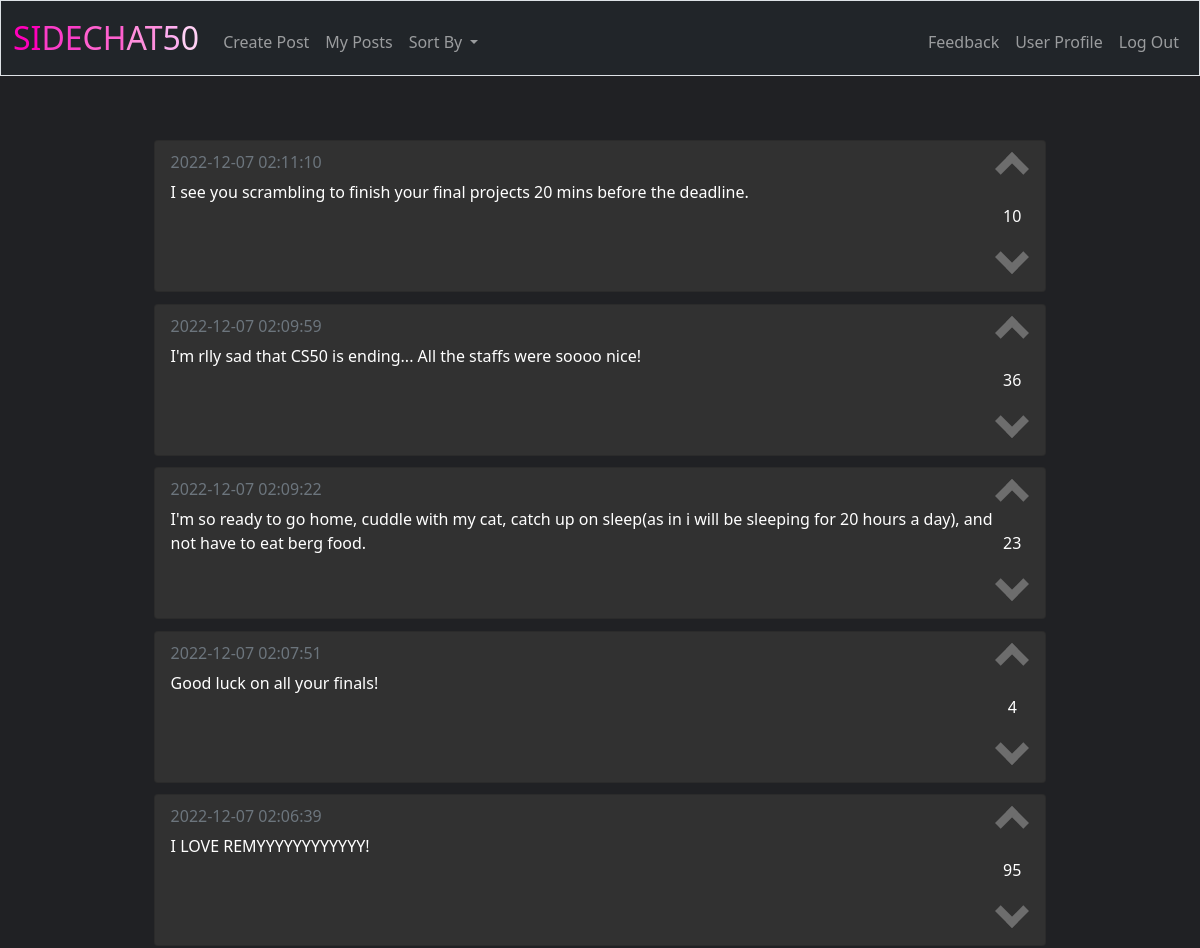
Page / (signed in, upper part) on the earlier database version.
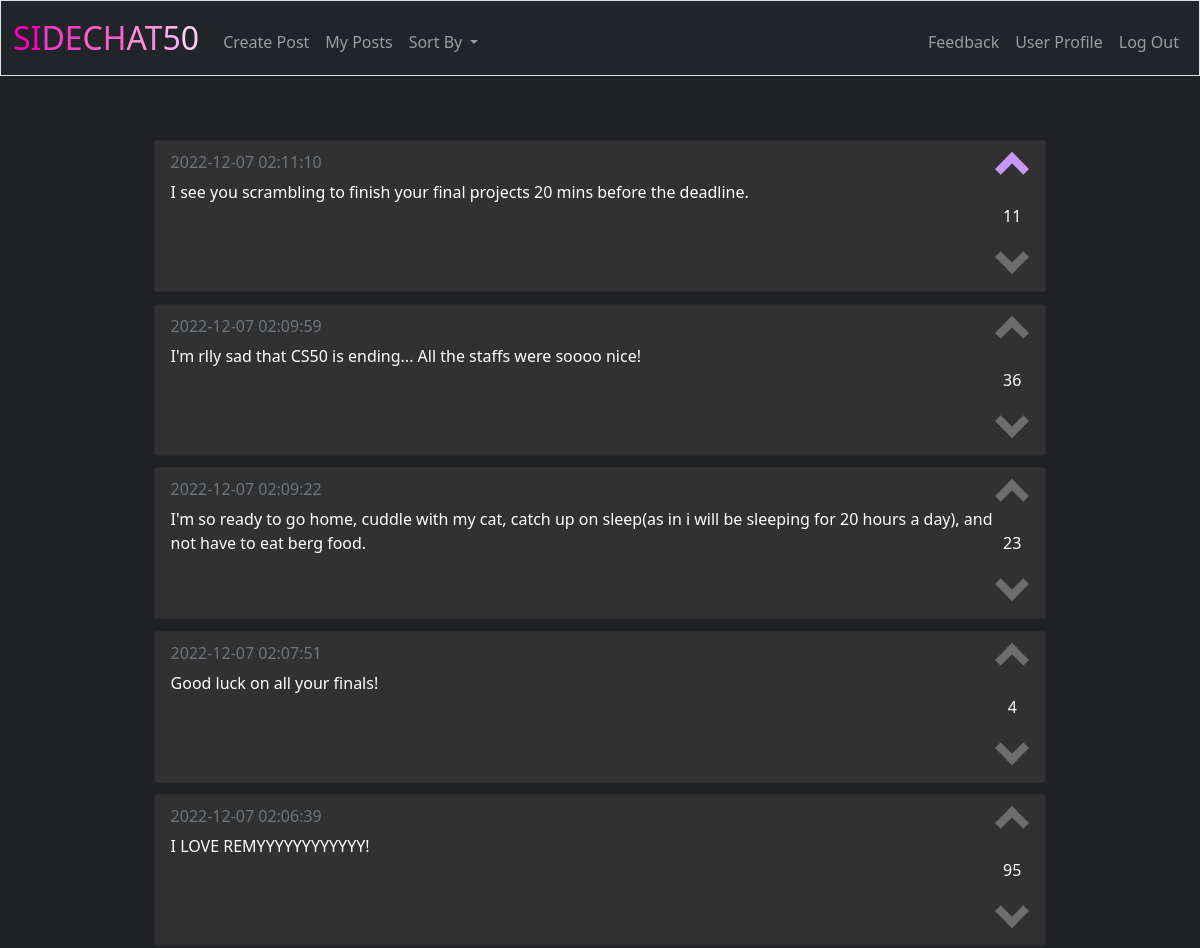
Same page on the later database version.
### tables this page shows
CREATE TABLE posts (id INTEGER PRIMARY KEY AUTOINCREMENT NOT NULL, user_id INTEGER NOT NULL, post TEXT NOT NULL, 'time' DATETIME NOT NULL DEFAULT CURRENT_TIMESTAMP, likes INTEGER NOT NULL DEFAULT(0), FOREIGN KEY(user_id) REFERENCES users(id));

### app.py (the view)
@app.route("/")
@login_required
def index():
    id = session["user_id"]
    posts = db.execute("SELECT * FROM posts ORDER BY time DESC")
    liked = db.execute("SELECT post_id FROM liked WHERE user_id = ?", id)
    disliked = db.execute("SELECT post_id FROM disliked WHERE user_id = ?", id)
    likes = []
    dislikes = []
    for post in liked:
        likes.append(post["post_id"])
    for post in disliked:
        dislikes.append(post["post_id"])
    return render_template("index.html", posts=posts, likes=likes, dislikes=dislikes)

### app.py (called while the page is built)
@app.after_request
def after_request(response):
    response.headers["Cache-Control"] = "no-cache, no-store, must-revalidate"
    response.headers["Expires"] = 0
    response.headers["Pragma"] = "no-cache"
    return response

### helpers.py (called while the page is built)
def login_required(f):
    @wraps(f)
    def decorated_function(*args, **kwargs):
        if session.get("user_id") is None:
            return redirect("/login")
        return f(*args, **kwargs)
    return decorated_function

### templates/index.html (shortened to what this page needs)
{% extends "layout.html" %}
{% block main %}
<div class="container">
    {% for post in posts %}
    <div class="card">
        <div class="card-body" style="display: block;">
            <div class="split-left">
                <h6 class="card-subtitle mb-2 text-muted" style="text-align: left; color: rgb(201, 201, 201);">{{ post["time"] }}</h6>
                <p class="card-text" style="text-align: left;">{{ post["post"] }}</p>
            </div>
            <div class="split-right">
                {% if post["id"] in likes %}
                <span onclick="like({{post.id}}, {{session['user_id']}})" id="like{{post.id}}" class="arrow up on "></span>
                {% else %}
                <span onclick="like({{post.id}}, {{session['user_id']}})" id="like{{post.id}}" class="arrow up"></span>
                {% endif %}
                <div id="counter{{post.id}}" style="margin-top: 50%; margin-bottom: 50%;">{{ post["likes"] }}</div>
                {% if post["id"] in dislikes %}
                <span onclick="dislike({{post.id}}, {{session['user_id']}})" id="dislike{{post.id}}" class="arrow down on"></span>
                {% else %}
                <span onclick="dislike({{post.id}}, {{session['user_id']}})" id="dislike{{post.id}}" class="arrow down"></span>
                {% endif %}
            </div>
        </div>
    </div>
    {% endfor %}
</div>
{% endblock %}

### templates/layout.html (shortened to what this page needs)
<!DOCTYPE html>
<html lang="en">
    <head>
        <link href="https://cdn.jsdelivr.net/npm/bootstrap@5.1.3/dist/css/bootstrap.min.css" rel="stylesheet">
        <link href="/static/styles.css" rel="stylesheet">
    </head>
    <body>
        <nav class="sticky-top bg-dark border navbar navbar-expand-md navbar-dark">
            <div class="container-fluid">
                <a class="navbar-brand" href="/"><span class="dark">SI</span><span class="pink">DE</span><span class="light-pink">CH</span><span class="lighter">AT</span><span class="light">5</span><span class="lightest">0</span></a>
                <div class="collapse navbar-collapse" id="navbar">
                    {% if session["user_id"] %}
                        <ul class="navbar-nav me-auto mt-2">
                            <li class="nav-item"><a class="nav-link" href="/post">Create Post</a></li>
                            <li class="nav-item"><a class="nav-link" href="/my_posts">My Posts</a></li>
                            <li class="nav-item dropdown">
                                <a class="nav-link dropdown-toggle" href="#" role="button" data-bs-toggle="dropdown" aria-expanded="false">
                                  Sort By
                                </a>
                              </li>
                        </ul>
                        <ul class="navbar-nav ms-auto mt-2">
                            <li class="nav-item"><a class="nav-link" href="/feedback">Feedback</a></li>
                            <li class="nav-item"><a class="nav-link" href="/profile">User Profile</a></li>
                            <li class="nav-item"><a class="nav-link" href="/logout">Log Out</a></li>
                        </ul>
                    {% else %}
                        <ul class="navbar-nav ms-auto mt-2">
                            <li class="nav-item"><a class="nav-link" href="/register">Register</a></li>
                            <li class="nav-item"><a class="nav-link" href="/login">Log In</a></li>
                        </ul>
                    {% endif %}
                </div>
            </div>
        </nav>
        <main class="container-fluid py-5 text-center">
            {% block main %}{% endblock %}
        </main>
    </body>
</html>

### static/styles.css (style rules this page uses)
nav .navbar-brand { font-size: xx-large; }
nav .navbar-brand .lighter { color: #ff8fdd; }
nav .navbar-brand .light-pink { color: #ff60cf; }
nav .navbar-brand .dark { color: #ff00bb; }
nav .navbar-brand .pink { color: #fb3dc8; }
nav .navbar-brand .light { color: #ffaef0; }
nav .navbar-brand .lightest { color: #ffd0f4; }
body { background-color: #202124; color: rgb(255, 255, 255); }
.container { margin-left: auto; margin-right: auto; margin-top: 2vh; }
.card { background-color: rgb(49, 49, 49); width: 80%; margin: 1% 10% 1%; }
.arrow { border: solid rgb(109, 109, 109); border-width: 0 1vh 1vh 0; display: inline-block; padding: 1vh; cursor: pointer; }
.up { transform: rotate(-135deg); -webkit-transform: rotate(-135deg); }
.down { transform: rotate(45deg); -webkit-transform: rotate(45deg); }
.on { border-color: rgb(199, 151, 249); }
.split-left { width: 96%; float: left; display: inline-block; }
.split-right { width:4%; float: left; display: inline-block; }

Differences in the rows shown:
changed posts "I see you scrambling to finish your final projects 20 mins before the deadline.": likes "10" → "11"
